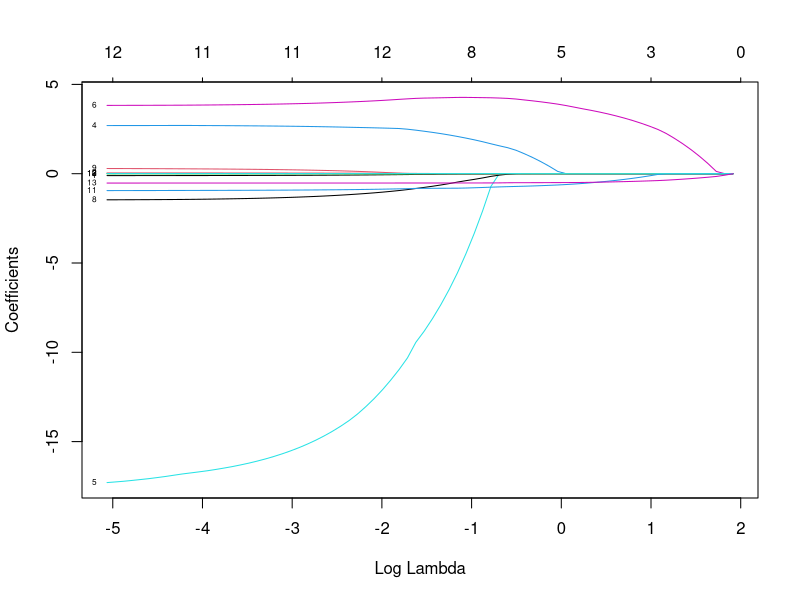
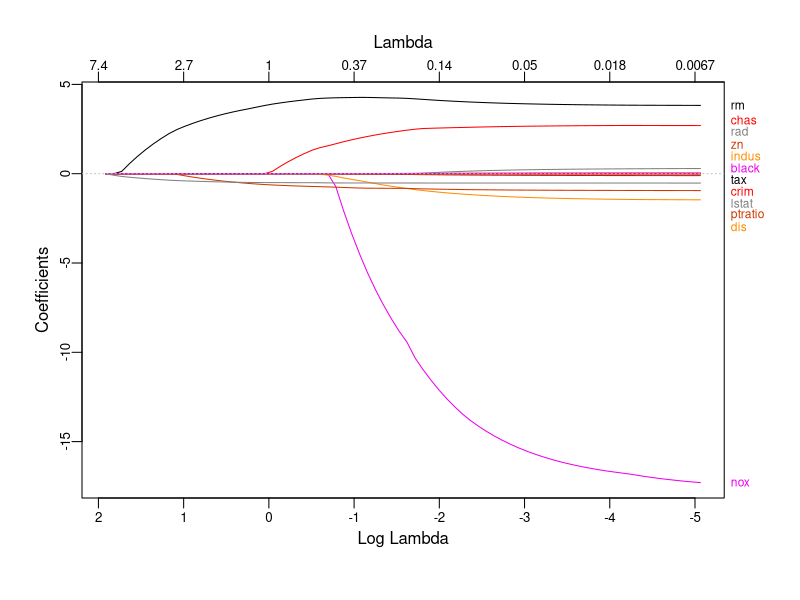
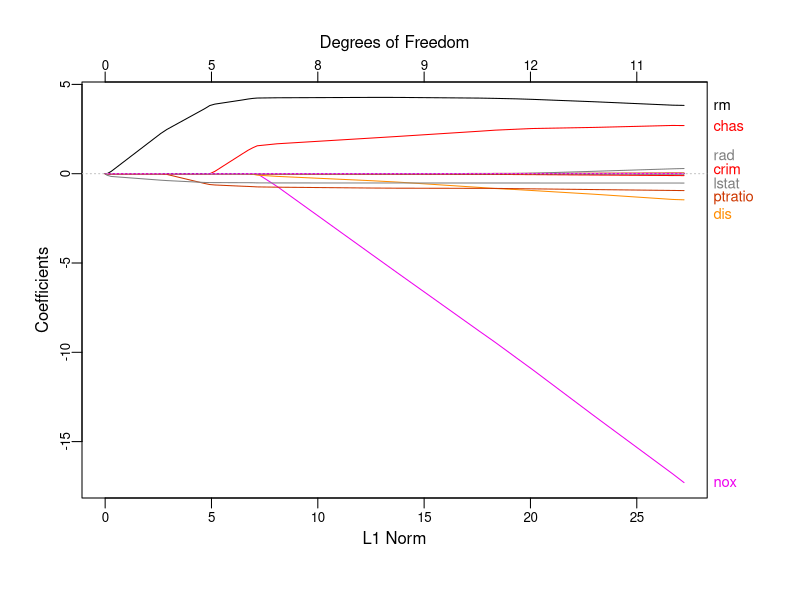
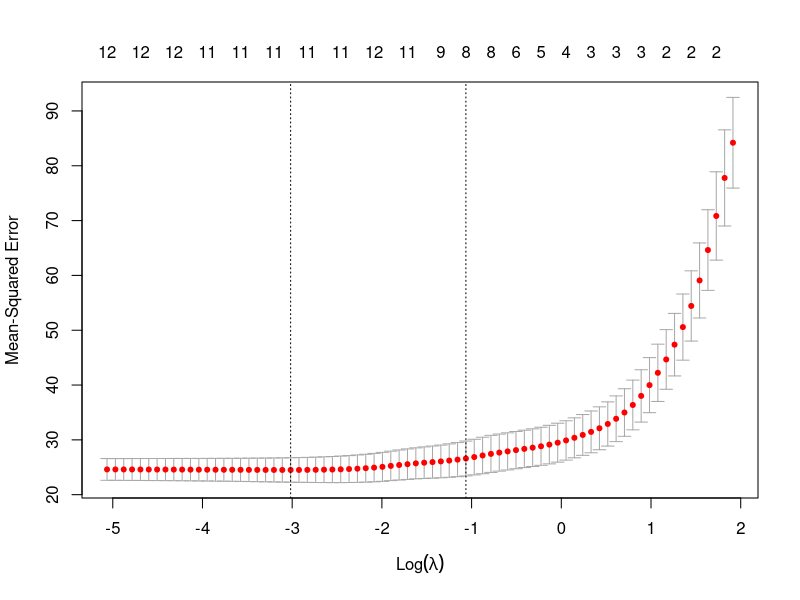

Reproduce these figures in R, in order.
## ---- chunk 1
library(MASS)
## ---- chunk 2
data(Boston)
colnames(Boston) 
## ---- chunk 3
library(glmnet)
## ---- chunk 4
lasso_fit <- glmnet(x = as.matrix(Boston[, -c(which(colnames(Boston)=='medv'))]), y = Boston$medv, alpha = 1)
#lambda = 0.5
coef(lasso_fit,s=0.5)
#lambda = 1
coef(lasso_fit,s=1)
## ---- chunk 5
plot(lasso_fit, xvar = "lambda", label = TRUE)
library(plotmo) # for plot_glmnet
plot_glmnet(lasso_fit, label=TRUE)                             # default colors
plot_glmnet(lasso_fit, label=8, xvar ="norm")                  # label the 5 biggest final coefs
## ---- chunk 6
#use 5-fold cross validation to pick lambda
cv_lasso_fit <- cv.glmnet(x = as.matrix(Boston[, -c(which(colnames(Boston)=='medv'))]), y = Boston$medv, alpha = 1, nfolds = 5)
plot(cv_lasso_fit)
## ---- chunk 7
cv_lasso_fit$lambda.min
## ---- chunk 8
Boston.insample.prediction <- predict(lasso_fit, as.matrix(Boston[, -c(which(colnames(Boston)=='medv'))]), s = cv_lasso_fit$lambda.min)
